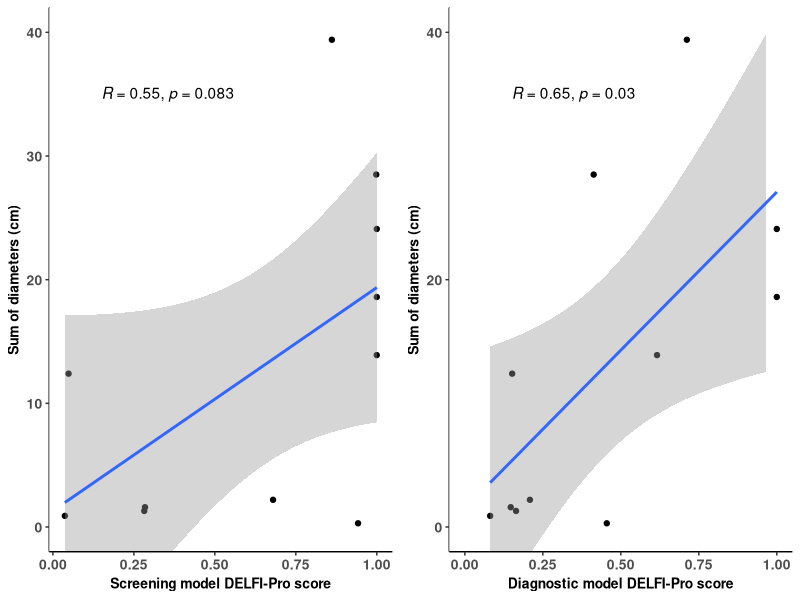

Generate this figure with R:
## ---- chunk 1
###################################
# S16
#####################################
library(tidyverse)
library(readxl)
library(egg)
library(ggpubr)
library(here)

#Clean out list section
rm(list=ls());gc()

#### tumor size in validation set again
dat<-read_xlsx(here("data/S16.xlsx"))
dat$`LARGESTTMSIZE(CM)` <- as.numeric(dat$`LARGESTTMSIZE(CM)`)
dat2 <- dat %>% drop_na(`LARGESTTMSIZE(CM)`) %>% select(`LARGESTTMSIZE(CM)`, `ADDTOTAL(CM)`, TUMQUANT, SCRNDELFIPRO, DIAGDELFIPRO)

p1 <- dat2 %>% 
  ggplot(aes(x = SCRNDELFIPRO, y = `ADDTOTAL(CM)`)) +
  geom_point() +
  theme_classic()+ 
  geom_smooth(method='lm') +
  coord_cartesian(ylim=c(0,40)) +
  labs(y = "Sum of diameters (cm)", x = "Screening model DELFI-Pro score") +
  theme_classic()+
  theme(axis.title = element_text(face = "bold", size = 10),
        axis.text.x=element_text(face = "bold", size = 10), 
        axis.text.y=element_text(face = "bold", size = 10))+ 
  stat_cor(method = "pearson", label.x = .15, label.y = 35)

p1.5 <- dat2 %>% 
  ggplot(aes(x = DIAGDELFIPRO, y = `ADDTOTAL(CM)`)) +
  geom_point() +
  theme_classic()+ 
  scale_y_continuous(limits = c(-10, 40), breaks = c(0, 20, 40)) +
  xlim(0,1)+
  geom_smooth(method='lm') +
  coord_cartesian(ylim=c(0,40)) +
  labs(y = "Sum of diameters (cm)", x = "Diagnostic model DELFI-Pro score") +
  theme_classic()+
  theme(axis.title = element_text(face = "bold", size = 10),
        axis.text.x=element_text(face = "bold", size = 10), 
        axis.text.y=element_text(face = "bold", size = 10))+ 
  stat_cor(method = "pearson", label.x = .15, label.y = 35)
plot2 <- egg::ggarrange(p1, p1.5, nrow =1)
#ggsave("./docs/lesiondiameter_vs_DELFI-Pro_06132024.png", plot = plot2, height = 5, width = 10)
